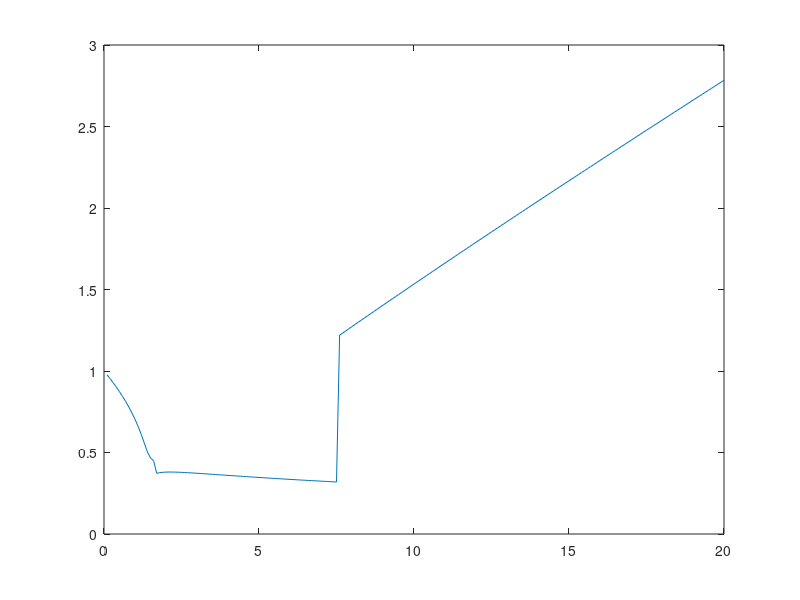

Write MATLAB code to recreate this figure.
clear
clc
Pr = [0.1:0.1:20];
T = 450;
R = 0.08206;
a = 27/64*(R^2*405.5^2/111.3);
b = R*405.5/8/111.3;

for i=1:200
    P = Pr(i)*111.3;
    A = [P -(P*b+R*T) a -a*b];
    S = roots(A);
    Z(i) = P*S(1)/R/T;
end

plot(Pr,Z)